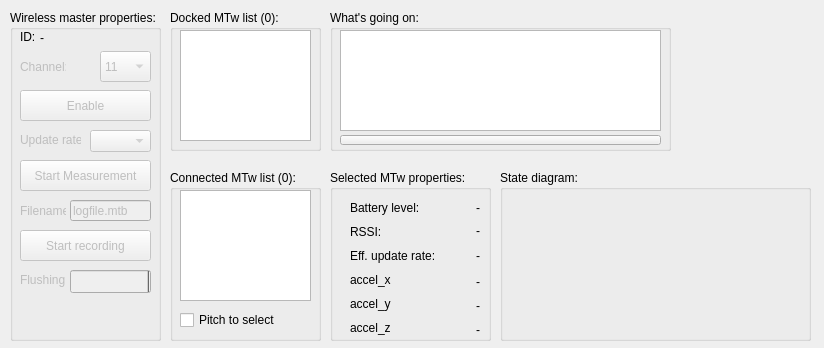
<?xml version="1.0" encoding="UTF-8"?>
<ui version="4.0">
 <class>MainWindow</class>
 <widget class="QMainWindow" name="MainWindow">
  <property name="geometry">
   <rect>
    <x>0</x>
    <y>0</y>
    <width>824</width>
    <height>348</height>
   </rect>
  </property>
  <property name="sizePolicy">
   <sizepolicy hsizetype="Fixed" vsizetype="Fixed">
    <horstretch>0</horstretch>
    <verstretch>0</verstretch>
   </sizepolicy>
  </property>
  <property name="windowTitle">
   <string>Awinda monitor</string>
  </property>
  <widget class="QWidget" name="centralWidget">
   <widget class="QGroupBox" name="connectedMtwListGroupBox">
    <property name="geometry">
     <rect>
      <x>170</x>
      <y>170</y>
      <width>151</width>
      <height>171</height>
     </rect>
    </property>
    <property name="title">
     <string>Connected MTw list (0):</string>
    </property>
    <widget class="QListWidget" name="connectedMtwList">
     <property name="geometry">
      <rect>
       <x>10</x>
       <y>20</y>
       <width>131</width>
       <height>111</height>
      </rect>
     </property>
     <property name="sortingEnabled">
      <bool>true</bool>
     </property>
    </widget>
    <widget class="QCheckBox" name="pitchToSelectCheckBox">
     <property name="geometry">
      <rect>
       <x>10</x>
       <y>140</y>
       <width>101</width>
       <height>20</height>
      </rect>
     </property>
     <property name="text">
      <string>Pitch to select</string>
     </property>
    </widget>
   </widget>
   <widget class="QGroupBox" name="mtwPropertiesGroupBox">
    <property name="geometry">
     <rect>
      <x>330</x>
      <y>170</y>
      <width>161</width>
      <height>171</height>
     </rect>
    </property>
    <property name="title">
     <string>Selected MTw properties:</string>
    </property>
    <widget class="QLabel" name="batteryLevelCaptionLabel">
     <property name="geometry">
      <rect>
       <x>20</x>
       <y>30</y>
       <width>71</width>
       <height>16</height>
      </rect>
     </property>
     <property name="text">
      <string>Battery level:</string>
     </property>
     <property name="scaledContents">
      <bool>true</bool>
     </property>
    </widget>
    <widget class="QLabel" name="effUpdateRateCaptionLabel">
     <property name="geometry">
      <rect>
       <x>20</x>
       <y>78</y>
       <width>91</width>
       <height>16</height>
      </rect>
     </property>
     <property name="text">
      <string>Eff. update rate:</string>
     </property>
    </widget>
    <widget class="QLabel" name="rssiCaptionLabel">
     <property name="enabled">
      <bool>true</bool>
     </property>
     <property name="geometry">
      <rect>
       <x>20</x>
       <y>54</y>
       <width>46</width>
       <height>16</height>
      </rect>
     </property>
     <property name="text">
      <string>RSSI:</string>
     </property>
    </widget>
    <widget class="QLabel" name="rssiLabel">
     <property name="geometry">
      <rect>
       <x>100</x>
       <y>54</y>
       <width>50</width>
       <height>13</height>
      </rect>
     </property>
     <property name="text">
      <string>-</string>
     </property>
     <property name="alignment">
      <set>Qt::AlignRight|Qt::AlignTrailing|Qt::AlignVCenter</set>
     </property>
    </widget>
    <widget class="QLabel" name="batteryLevelLabel">
     <property name="geometry">
      <rect>
       <x>100</x>
       <y>30</y>
       <width>50</width>
       <height>16</height>
      </rect>
     </property>
     <property name="layoutDirection">
      <enum>Qt::LeftToRight</enum>
     </property>
     <property name="text">
      <string>-</string>
     </property>
     <property name="alignment">
      <set>Qt::AlignRight|Qt::AlignTrailing|Qt::AlignVCenter</set>
     </property>
    </widget>
    <widget class="QLabel" name="effUpdateRateLabel">
     <property name="geometry">
      <rect>
       <x>100</x>
       <y>78</y>
       <width>50</width>
       <height>16</height>
      </rect>
     </property>
     <property name="text">
      <string>-</string>
     </property>
     <property name="alignment">
      <set>Qt::AlignRight|Qt::AlignTrailing|Qt::AlignVCenter</set>
     </property>
    </widget>
    <widget class="QLabel" name="rollLabel">
     <property name="geometry">
      <rect>
       <x>79</x>
       <y>102</y>
       <width>71</width>
       <height>20</height>
      </rect>
     </property>
     <property name="text">
      <string>-</string>
     </property>
     <property name="alignment">
      <set>Qt::AlignRight|Qt::AlignTrailing|Qt::AlignVCenter</set>
     </property>
    </widget>
    <widget class="QLabel" name="rollCaptionLabel">
     <property name="geometry">
      <rect>
       <x>20</x>
       <y>102</y>
       <width>46</width>
       <height>16</height>
      </rect>
     </property>
     <property name="text">
      <string>accel_x</string>
     </property>
    </widget>
    <widget class="QLabel" name="yawCaptionLabel">
     <property name="geometry">
      <rect>
       <x>20</x>
       <y>150</y>
       <width>46</width>
       <height>16</height>
      </rect>
     </property>
     <property name="text">
      <string>accel_z</string>
     </property>
    </widget>
    <widget class="QLabel" name="pitchLabel">
     <property name="geometry">
      <rect>
       <x>79</x>
       <y>126</y>
       <width>71</width>
       <height>20</height>
      </rect>
     </property>
     <property name="text">
      <string>-</string>
     </property>
     <property name="alignment">
      <set>Qt::AlignRight|Qt::AlignTrailing|Qt::AlignVCenter</set>
     </property>
    </widget>
    <widget class="QLabel" name="pitchCaptionLabel">
     <property name="geometry">
      <rect>
       <x>20</x>
       <y>126</y>
       <width>46</width>
       <height>16</height>
      </rect>
     </property>
     <property name="text">
      <string>accel_y</string>
     </property>
    </widget>
    <widget class="QLabel" name="yawLabel">
     <property name="geometry">
      <rect>
       <x>79</x>
       <y>150</y>
       <width>71</width>
       <height>20</height>
      </rect>
     </property>
     <property name="text">
      <string>-</string>
     </property>
     <property name="alignment">
      <set>Qt::AlignRight|Qt::AlignTrailing|Qt::AlignVCenter</set>
     </property>
    </widget>
   </widget>
   <widget class="QGroupBox" name="stationPropertiesGroupBox">
    <property name="geometry">
     <rect>
      <x>10</x>
      <y>10</y>
      <width>151</width>
      <height>331</height>
     </rect>
    </property>
    <property name="title">
     <string>Wireless master properties:</string>
    </property>
    <widget class="QLabel" name="updateRateCaptionLabel">
     <property name="enabled">
      <bool>false</bool>
     </property>
     <property name="geometry">
      <rect>
       <x>10</x>
       <y>120</y>
       <width>61</width>
       <height>20</height>
      </rect>
     </property>
     <property name="text">
      <string>Update rate:</string>
     </property>
    </widget>
    <widget class="QComboBox" name="allowedUpdateRatesComboBox">
     <property name="enabled">
      <bool>false</bool>
     </property>
     <property name="geometry">
      <rect>
       <x>80</x>
       <y>120</y>
       <width>61</width>
       <height>22</height>
      </rect>
     </property>
    </widget>
    <widget class="QLabel" name="channelCaptionLabel">
     <property name="enabled">
      <bool>false</bool>
     </property>
     <property name="geometry">
      <rect>
       <x>10</x>
       <y>50</y>
       <width>46</width>
       <height>13</height>
      </rect>
     </property>
     <property name="text">
      <string>Channel:</string>
     </property>
    </widget>
    <widget class="QComboBox" name="channelComboBox">
     <property name="enabled">
      <bool>false</bool>
     </property>
     <property name="geometry">
      <rect>
       <x>90</x>
       <y>41</y>
       <width>51</width>
       <height>31</height>
      </rect>
     </property>
     <item>
      <property name="text">
       <string>11</string>
      </property>
     </item>
     <item>
      <property name="text">
       <string>12</string>
      </property>
     </item>
     <item>
      <property name="text">
       <string>13</string>
      </property>
     </item>
     <item>
      <property name="text">
       <string>14</string>
      </property>
     </item>
     <item>
      <property name="text">
       <string>15</string>
      </property>
     </item>
     <item>
      <property name="text">
       <string>16</string>
      </property>
     </item>
     <item>
      <property name="text">
       <string>17</string>
      </property>
     </item>
     <item>
      <property name="text">
       <string>18</string>
      </property>
     </item>
     <item>
      <property name="text">
       <string>19</string>
      </property>
     </item>
     <item>
      <property name="text">
       <string>20</string>
      </property>
     </item>
     <item>
      <property name="text">
       <string>21</string>
      </property>
     </item>
     <item>
      <property name="text">
       <string>22</string>
      </property>
     </item>
     <item>
      <property name="text">
       <string>23</string>
      </property>
     </item>
     <item>
      <property name="text">
       <string>24</string>
      </property>
     </item>
     <item>
      <property name="text">
       <string>25</string>
      </property>
     </item>
    </widget>
    <widget class="QLabel" name="stationIdCaptionLabel">
     <property name="geometry">
      <rect>
       <x>10</x>
       <y>20</y>
       <width>46</width>
       <height>13</height>
      </rect>
     </property>
     <property name="text">
      <string>ID:</string>
     </property>
    </widget>
    <widget class="QLabel" name="stationIdLabel">
     <property name="geometry">
      <rect>
       <x>30</x>
       <y>20</y>
       <width>61</width>
       <height>16</height>
      </rect>
     </property>
     <property name="text">
      <string>-</string>
     </property>
     <property name="scaledContents">
      <bool>false</bool>
     </property>
    </widget>
    <widget class="QPushButton" name="enableButton">
     <property name="enabled">
      <bool>false</bool>
     </property>
     <property name="geometry">
      <rect>
       <x>10</x>
       <y>80</y>
       <width>131</width>
       <height>31</height>
      </rect>
     </property>
     <property name="text">
      <string>Enable</string>
     </property>
    </widget>
    <widget class="QPushButton" name="startMeasurementButton">
     <property name="enabled">
      <bool>false</bool>
     </property>
     <property name="geometry">
      <rect>
       <x>10</x>
       <y>150</y>
       <width>131</width>
       <height>31</height>
      </rect>
     </property>
     <property name="text">
      <string>Start Measurement</string>
     </property>
    </widget>
    <widget class="QPushButton" name="recordingButton">
     <property name="enabled">
      <bool>false</bool>
     </property>
     <property name="geometry">
      <rect>
       <x>10</x>
       <y>220</y>
       <width>131</width>
       <height>31</height>
      </rect>
     </property>
     <property name="text">
      <string>Start recording</string>
     </property>
    </widget>
    <widget class="QLineEdit" name="logFilenameEdit">
     <property name="enabled">
      <bool>false</bool>
     </property>
     <property name="geometry">
      <rect>
       <x>60</x>
       <y>190</y>
       <width>81</width>
       <height>21</height>
      </rect>
     </property>
     <property name="text">
      <string>logfile.mtb</string>
     </property>
    </widget>
    <widget class="QLabel" name="logFilenameCaptionLabel">
     <property name="enabled">
      <bool>false</bool>
     </property>
     <property name="geometry">
      <rect>
       <x>10</x>
       <y>190</y>
       <width>46</width>
       <height>21</height>
      </rect>
     </property>
     <property name="text">
      <string>Filename:</string>
     </property>
    </widget>
    <widget class="QProgressBar" name="flushingProgressBar">
     <property name="enabled">
      <bool>false</bool>
     </property>
     <property name="geometry">
      <rect>
       <x>60</x>
       <y>260</y>
       <width>81</width>
       <height>23</height>
      </rect>
     </property>
     <property name="value">
      <number>0</number>
     </property>
     <property name="textVisible">
      <bool>false</bool>
     </property>
     <property name="invertedAppearance">
      <bool>true</bool>
     </property>
    </widget>
    <widget class="QLabel" name="flushingCaptionLabel">
     <property name="enabled">
      <bool>false</bool>
     </property>
     <property name="geometry">
      <rect>
       <x>10</x>
       <y>260</y>
       <width>46</width>
       <height>20</height>
      </rect>
     </property>
     <property name="text">
      <string>Flushing:</string>
     </property>
    </widget>
   </widget>
   <widget class="QGroupBox" name="loggingGroupBox">
    <property name="geometry">
     <rect>
      <x>330</x>
      <y>10</y>
      <width>341</width>
      <height>141</height>
     </rect>
    </property>
    <property name="title">
     <string>What's going on:</string>
    </property>
    <widget class="QTextBrowser" name="logWindow">
     <property name="geometry">
      <rect>
       <x>10</x>
       <y>20</y>
       <width>321</width>
       <height>101</height>
      </rect>
     </property>
    </widget>
    <widget class="QPushButton" name="clearLogPushButton">
     <property name="geometry">
      <rect>
       <x>10</x>
       <y>125</y>
       <width>321</width>
       <height>10</height>
      </rect>
     </property>
     <property name="text">
      <string/>
     </property>
    </widget>
   </widget>
   <widget class="QGroupBox" name="stateMachineImageGroupBox">
    <property name="geometry">
     <rect>
      <x>500</x>
      <y>170</y>
      <width>311</width>
      <height>171</height>
     </rect>
    </property>
    <property name="title">
     <string>State diagram:</string>
    </property>
    <widget class="QLabel" name="stateDiagramLabel">
     <property name="geometry">
      <rect>
       <x>10</x>
       <y>20</y>
       <width>291</width>
       <height>141</height>
      </rect>
     </property>
     <property name="text">
      <string>&lt;State diagram&gt;</string>
     </property>
    </widget>
   </widget>
   <widget class="QGroupBox" name="dockedMtwListGroupBox">
    <property name="geometry">
     <rect>
      <x>170</x>
      <y>10</y>
      <width>151</width>
      <height>141</height>
     </rect>
    </property>
    <property name="title">
     <string>Docked MTw list (0):</string>
    </property>
    <widget class="QListWidget" name="dockedMtwList">
     <property name="geometry">
      <rect>
       <x>10</x>
       <y>20</y>
       <width>131</width>
       <height>111</height>
      </rect>
     </property>
     <property name="sortingEnabled">
      <bool>true</bool>
     </property>
    </widget>
   </widget>
   <widget class="QLabel" name="logoLabel">
    <property name="geometry">
     <rect>
      <x>690</x>
      <y>20</y>
      <width>121</width>
      <height>131</height>
     </rect>
    </property>
    <property name="text">
     <string>&lt;Logo label&gt;</string>
    </property>
   </widget>
  </widget>
 </widget>
 <layoutdefault spacing="6" margin="11"/>
 <resources/>
 <connections/>
</ui>
